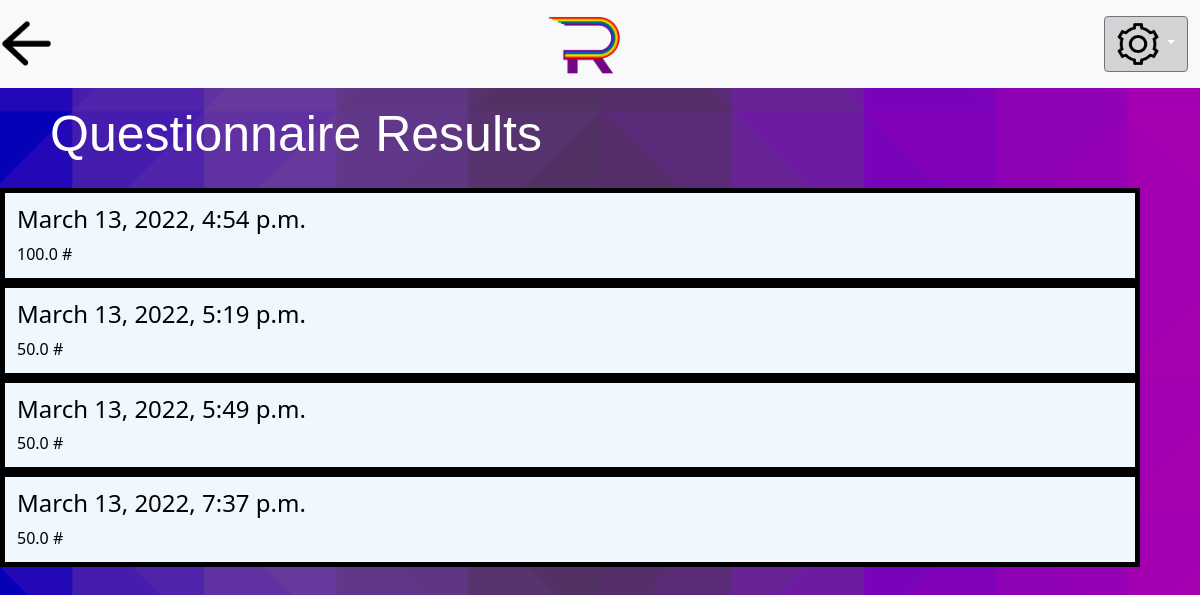
Screenshot of /remember/reviewResults/ (signed in) with the database file from the repository.
### Remember/models.py (models this page shows, shortened)
class Question(models.Model):
    question_text = models.CharField(max_length=200, default="")
    description = models.CharField(max_length=200, default="")
    picture = models.FileField(upload_to='uploads/images/question_pics/', max_length=200, default="") #https://docs.djangoproject.com/en/1.10/ref/models/fields/#django.db.models.FileField
    A = models.CharField(max_length=200, default="")
    B = models.CharField(max_length=200, default="")
    C = models.CharField(max_length=200, default="")
    D = models.CharField(max_length=200, default="")
    answer = models.IntegerField(default=0)
    lastSubAnswer = models.IntegerField(default=0)
    timeEnded = models.DateTimeField()
    quiz = models.ForeignKey(Quiz, on_delete=models.CASCADE)

### Remember/views.py (the view, shortened to what this page needs)
# urls.py: path('reviewResults/', views.reviewResults, name='reviewResults'),
def reviewResults(request):
    if request.session['userType'] == "patient":
        user = Patient.objects.get(pk = request.session['loggedInID'])
        print("This is a patient")
        myQuizs = Quiz.objects.filter(order = 2, patient = user)
        results = []
        for quiz in myQuizs:
            results.append(ResultContainer(quiz))
        return render(request, 'Remember/reviewResults.html', {'QuizeResults': results})
    else:
        return loginPage(request)

### Remember/views.py (called while the page is built)
def calculateScore(questionsIn):
    correct = 0
    wrong = 0
    for question in questionsIn:
        if question.lastSubAnswer == question.answer:
            correct = correct + 1
        else:
            wrong = wrong + 1
    total = correct + wrong
    score = (correct / total) * 100
    tally = []
    tally.append(score)
    tally.append(correct)
    tally.append(wrong)
    return tally

### Remember/templates/Remember/reviewResults.html (shortened to what this page needs)
{% load static %}
<link rel="stylesheet" type="text/css" href="{% static 'remember/style.css' %}">
<!doctype html>
<html lang="en">
    <head>
        <link href="https://cdn.jsdelivr.net/npm/bootstrap@5.0.2/dist/css/bootstrap.min.css" rel="stylesheet"
>
    </head>
    <body>
        <nav class="navbar navbar-light bg-light">
            <a class="navbar-brand" href="#">
                <button class="backButton" onclick="history.back()"></button>
            </a>
            <a href="">
                <div class="logo"></div>
            </a>
            <div class="dropdown" style="padding-right:1vw;">
                <a class="btn btn-secondary dropdown-toggle" href="#" role="button" id="dropdownMenuLink" data-bs-toggle="dropdown" aria-expanded="false">
                    <img src="/../../static/remember/images/settingsIcon.png" style="width:42px;height:42px;">
                </a>
            </div>
        </nav>
        <div class="d-flex flex-column bd-highlight mb-3">
            <div class="container">
                <div class="mr-auto mb-2 mt-2 p-2 bd-highlight">
                    <h1>
                        Questionnaire Results
                    </h1>
                </div>
            </div>
            <form action="{% url 'Remember:questionnaireResults' %}" method="post">
                {% for result in QuizeResults %}
                    <button type="submit" value="questionnaireResults" class="container results">
                        <div class="row flex-nowrap">
                            <div class="col-7">
                                <div class="d-flex justify-content-start">
                                    <h4>
                                        {{result.completionTime}}
                                    </h4>
                                </div>
                                <div class="d-flex justify-content-start">
                                    <p class="boxContent">
                                        {{result.score}}
                                        <span>#</span>
                                    </p>
                                </div>
                            </div>
                        </div>
                    </button>
                    <br>
                {% endfor %}
            </form>
        </div>
    </body>
</html>

### Remember/static/remember/style.css (style rules this page uses)
body { background: black url("images/backgroundImg.png") repeat; background-size: 100% auto; background-repeat: repeat-y; }

### Remember/templates/Remember/reviewResults.html (style rules this page uses)
.backButton { width:51px;height:51px; background: transparent url(/../../static/remember/images/backButton.png) no-repeat; background-color: transparent; mix-blend-mode: multiply; background-size: cover; border: none; }
.logo { width:83.1px; height: 72px; background: transparent url(/../../static/remember/images/RememberLogoSized.png) no-repeat; mix-blend-mode: multiply; background-size: cover; border: none; }
.btn.btn-secondary.dropdown-toggle { background-color: lightgrey; }
h1 { color: white; font-family: 'Sans serif', Helvetica, sans-serif; font-size: calc(2.5vw + 2.5vh); }
.boxContent { color:black; padding:0px; margin:0px; }
p { color: white; padding:0%; margin:0%; }
.results { border: 5px solid black; background-color: aliceblue; padding: 1%; }
.d-flex .justify-content-start { padding:0px; margin:0px; }

### rows the page displays
Question: completionTime "March 13, 2022, 4:54 p.m."
Question: completionTime "March 13, 2022, 5:19 p.m."
Question: completionTime "March 13, 2022, 5:49 p.m."
Question: completionTime "March 13, 2022, 7:37 p.m."

### other values shown
{{ result.score }} "100.0" "50.0" "50.0" "50.0"
